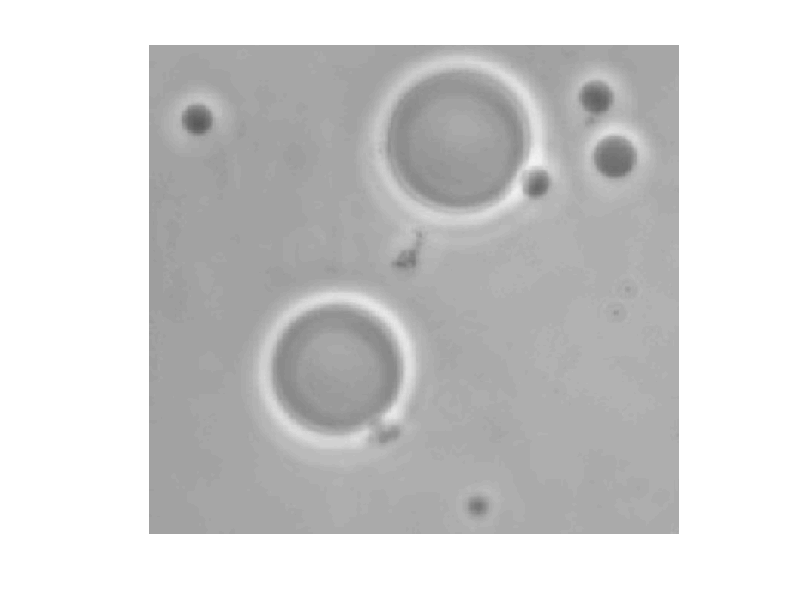
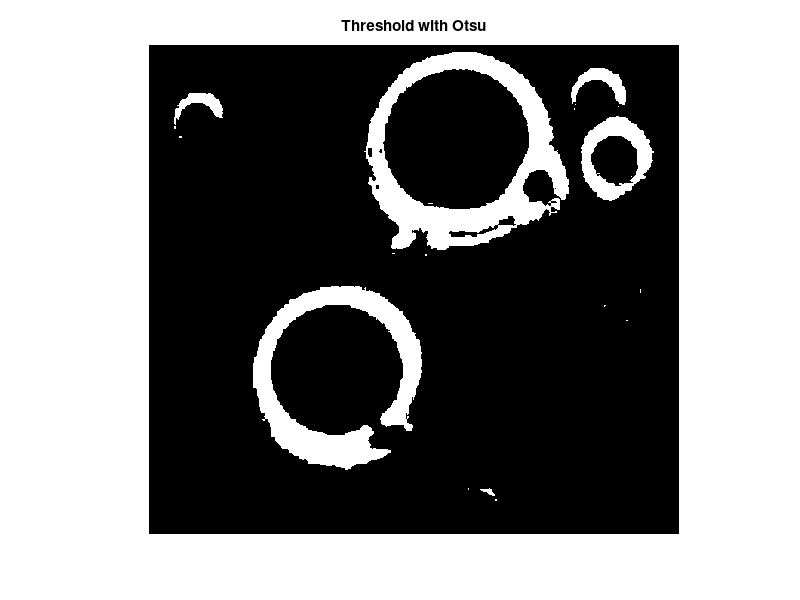

These charts were generated, in order, by the following MATLAB code: (Note: this script raises an error after producing the figures.)
clc;close all;clear;

data = load("Test3.mat");
image = data.f;
imshow(image);


%% Sub-Problem-1: Ostu
[cnts, locs] =imhist(image);
pi = double(cnts)/sum(cnts);


%%% Calculate cumulative sums
cum_p = cumsum(pi); 
%%% Compute the cumulative means
means = cumsum((1:length(pi))' .* pi);
%%% Calculate global intensity mean
means_g = means(length(means));
sigma = (means_g*cum_p - means).^2 ./ (cum_p.*(1-cum_p));
[val, k] = max(sigma);
mask = image>=k;

%% Ploat Image
figure;
imshow(mask);
title('Threshold with Otsu');

%% Sub-Problem-2: Region Growing
figure;
imshow(RegionGrow(image, mask));
title('Two largest rings');
